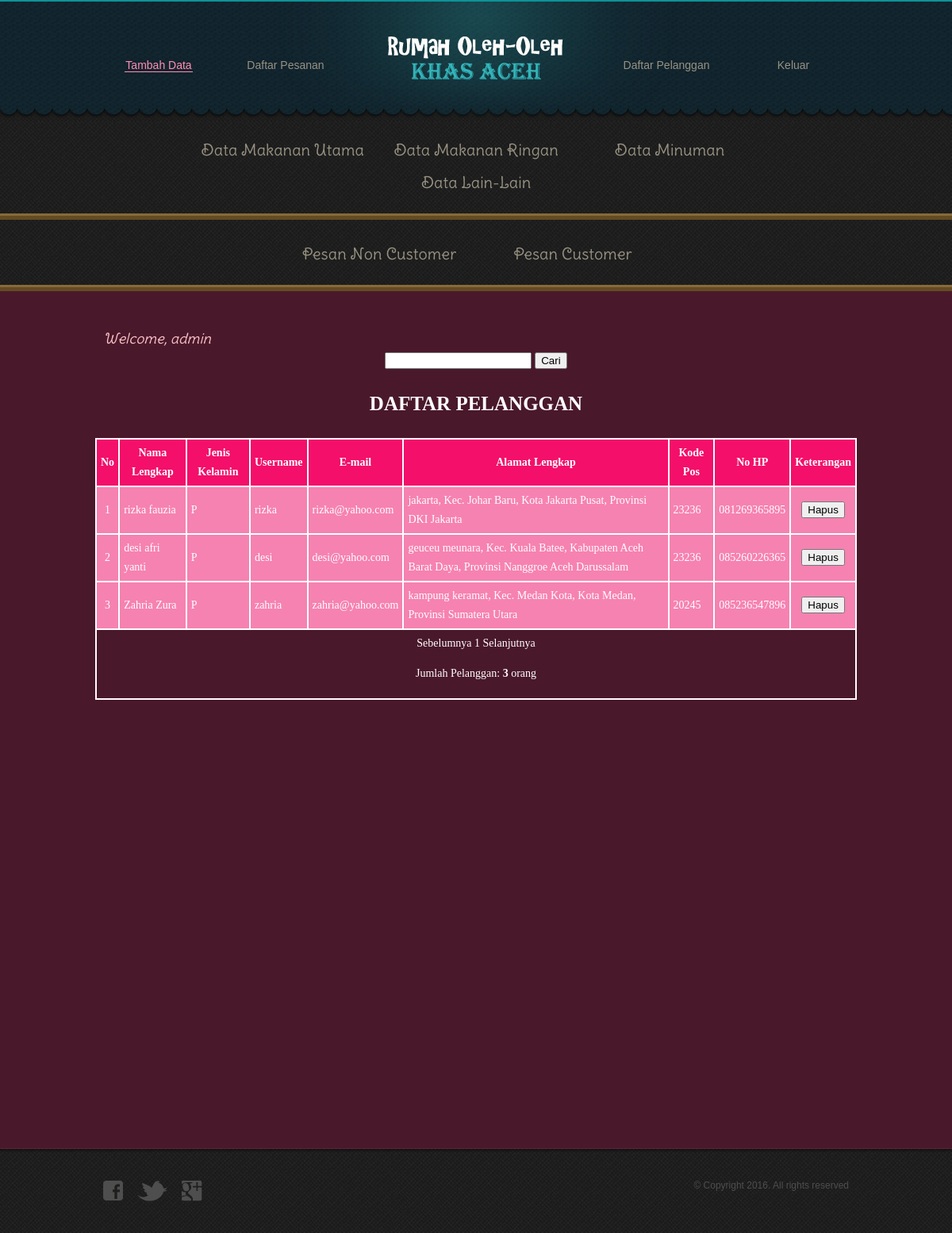
The page /admin/daftarpelanggan.php (signed in) on the database its author committed.
### tables this page shows
CREATE TABLE IF NOT EXISTS `customer` (
  `id_cust` int(5) NOT NULL AUTO_INCREMENT,
  `nama_depan` varchar(10) NOT NULL,
  `nama_belakang` varchar(20) NOT NULL,
  `sex` enum('P','L') NOT NULL,
  `username` varchar(30) NOT NULL,
  `password` varchar(30) NOT NULL,
  `email` varchar(30) NOT NULL,
  `alamat` varchar(30) NOT NULL,
  `id_kec` int(3) NOT NULL,
  `kode_pos` int(5) NOT NULL,
  `nohp` varchar(12) NOT NULL,
  `id_question` int(5) NOT NULL,
  `answer` varchar(15) NOT NULL,
  PRIMARY KEY (`id_cust`),
  KEY `customer_ibfk_1` (`id_question`),
  KEY `customer_ibfk_2` (`id_kec`)
);

CREATE TABLE IF NOT EXISTS `kecamatan` (
  `id_kec` int(3) NOT NULL AUTO_INCREMENT,
  `nama_kec` varchar(40) DEFAULT NULL,
  `id_kota` int(3) DEFAULT NULL,
  PRIMARY KEY (`id_kec`),
  KEY `kecam_kota` (`id_kota`)
);

CREATE TABLE IF NOT EXISTS `kokab` (
  `id_kota` int(3) NOT NULL AUTO_INCREMENT,
  `nama_kokab` varchar(40) DEFAULT NULL,
  `id_prov` int(3) DEFAULT NULL,
  PRIMARY KEY (`id_kota`),
  KEY `pro_kota` (`id_prov`)
);

CREATE TABLE IF NOT EXISTS `provinsi` (
  `id_prov` int(3) NOT NULL AUTO_INCREMENT,
  `nama_prov` varchar(30) DEFAULT NULL,
  PRIMARY KEY (`id_prov`)
);

### admin/daftarpelanggan.php (the view, shortened to what this page needs)
<!DOCTYPE html>
<?php
	$cari = $_GET ['cari'];
?>
<html>
<head>
	<link rel="stylesheet" type="text/css" href="../css/style.css">
</head>
<body>
	<?php
		include 'header.php';
		if ($cari == '')
		{
	?>
	<div id="body">
		<div id="about">
		<h3>
			<?php
				echo"<i>Welcome, ".$_SESSION['username']." </i>";
			?>
		</h3>
		<center>
			<form method="get" action="daftarpelanggan.php">
			<center>
				<input type="text" name="cari">
				<input type="submit" name="submit" value="Cari" class="button">
			</center>
			</form>
		</center>
		<br><br>
			<h1 align="center"><b>DAFTAR PELANGGAN</b></h1>
		<br><br>
			<table border="1" align="center" bordercolor="#ffffff" cellspacing="0" cellpadding="5" width="100%" height="100%">
				<tr bgcolor="#f30f6a" align="center">
					<td><b>No</b></td>
					<td><b>Nama Lengkap</b></td>
					<td><b>Jenis Kelamin</b></td>
					<td><b>Username</b></td>
					<td><b>E-mail</b></td>
					<td><b>Alamat Lengkap</b></td>
					<td><b>Kode Pos</b></td>
					<td><b>No HP</b></td>
					<td><b>Keterangan</b></td>
				</tr>
				<?php
					$batas   = 10;
		if(empty($_GET['halaman'])){
			$posisi  = 0;
			$halaman = 1;
		}
		else{
			$halaman= $_GET['halaman'];
			$posisi = ($halaman-1) * $batas;
		}
    $result = mysql_query("SELECT c.nama_depan, c.nama_belakang, c.sex, c.username, c.email, c.alamat, kc.nama_kec, k.nama_kokab, p.nama_prov, c.kode_pos, c.nohp, c.id_cust
						   FROM customer c, kecamatan kc, kokab k, provinsi p
						   WHERE c.id_kec = kc.id_kec AND k.id_kota = kc.id_kota AND p.id_prov = k.id_prov LIMIT $posisi, $batas");
    $no = $posisi+1;
    while($data = mysql_fetch_assoc($result)){ ?>
				<tr bgcolor='#f682b1'>
					<td height='30' align='center'><?php echo $no ?></td>
					<td><?php echo $data['nama_depan']." ".$data['nama_belakang'] ?></td>
					<td><?php echo $data['sex'] ?></td>
					<td><?php echo $data['username'] ?></td>
					<td><?php echo $data['email'] ?></td>
					<td><?php echo $data['alamat'].", Kec. ".$data['nama_kec'].", ".$data['nama_kokab'].", Provinsi ".$data['nama_prov'] ?></td>
					<td><?php echo $data['kode_pos'] ?></td>
					<td><?php echo $data['nohp'] ?></td>
					<td align='center'>
						<a href="hapuscustomer.php?id=<?php echo $data['id_cust'] ?>" title="Hapus" onclick="return confirm('Apakah Anda akan menghapus data ini?');"><button>Hapus</button></a>
					</td>
               </tr>
			   <?php
					$no++;
					}
					$tampil = mysql_query("SELECT c.nama_depan, c.nama_belakang, c.sex, c.username, c.email, c.alamat, kc.nama_kec, k.nama_kokab, p.nama_prov, c.kode_pos, c.nohp, c.id_cust
										   FROM customer c, kecamatan kc, kokab k, provinsi p
										   WHERE c.id_kec = kc.id_kec AND k.id_kota = kc.id_kota AND p.id_prov = k.id_prov GROUP BY c.nama_depan");
					$jmldata = mysql_num_rows($tampil);
					$jmlhal  = ceil($jmldata/$batas);
					echo"<tr>
						<td colspan='9' align=center>
						";
								if($halaman > 1){
									$prev=$halaman-1;
									echo "<span class=prevnext><a href=$_SERVER[PHP_SELF]?halaman=$prev id='font'>Sebelumnya </a></span> ";
								}
								else{
									echo "<center><span class=disabled id='font'>Sebelumnya </span>";
								}
								for($i=1;$i<=$jmlhal;$i++)
								if ($i != $halaman){
									echo " <a href=$_SERVER[PHP_SELF]?halaman=$i id='font'>$i</a> ";
								}
								else{
									echo "<span class=current id='font'>$i </span>";
								}
								if($halaman < $jmlhal){
									$next=$halaman+1;
									echo "<span class=prevnext><a href=$_SERVER[PHP_SELF]?halaman=$next id='font'> Selanjutnya</a></span>";
								}
								else{
									echo "<span class=disabled id='font'> Selanjutnya</span></center>";
								}
								echo "</div><p align=center id='font'>Jumlah Pelanggan: <b>$jmldata</b> orang</p>";
							?>
		</div>
<?php }
	include 'footer.php';
?>
</body>
</html>

### css/style.css (style rules this page uses)
#body #about h1 b { color:#ffffff; font-size: 25px; font-family: 'georgia'; }
table { color: #ffffff; font-family: 'Georgia'; font-size: 14px; font-weight: normal; line-height: 24px; text-align:middle; border-style:solid; border-color:#ffffff; }
body { background: url(../images/bg-body.jpg) repeat left top; font-family: Arial, Helvetica, sans-serif; font-size: 14px; line-height: 1; margin: 0; min-width: 960px; padding: 0; }
a { outline: none; }
#body { background: #4a182b; border-bottom: 1px solid #5f233a; min-height: 1050px; padding: 15px 0 15px; width: 100%; }
#body > div { margin: 0 auto; padding: 0; width: 960px; }
#body #about h1 { color: #fcc5c9; font-size: 24px; font-family: 'DeliusSwashCaps-Regular'; font-weight: normal; line-height: 30px; margin: 0; padding: 0 10px; }
#body #about h3 { color: #fcc5c9; font-size: 18px; font-family: 'DeliusSwashCaps-Regular'; font-weight: normal; margin: 0; padding: 36px 10px 8px; }

### rows shown on the page
customer: nama_depan "rizka", nama_belakang "fauzia", sex "P", username "rizka", email "rizka@yahoo.com", alamat "jakarta", id_kec.nama_kec "Johar Baru", kokab.nama_kokab "Kota Jakarta Pusat", provinsi.nama_prov "DKI Jakarta", kode_pos "23236", nohp "081269365895"
customer: nama_depan "desi", nama_belakang "afri yanti", sex "P", username "desi", email "desi@yahoo.com", alamat "geuceu meunara", id_kec.nama_kec "Kuala Batee", kokab.nama_kokab "Kabupaten Aceh Barat Daya", provinsi.nama_prov "Nanggroe Aceh Darussalam", kode_pos "23236", nohp "085260226365"
customer: nama_depan "Zahria", nama_belakang "Zura", sex "P", username "zahria", email "zahria@yahoo.com", alamat "kampung keramat", id_kec.nama_kec "Medan Kota", kokab.nama_kokab "Kota Medan", provinsi.nama_prov "Sumatera Utara", kode_pos "20245", nohp "085236547896"

### other values the page prints
$_SESSION['username'] "admin"
$jmldata "3"
